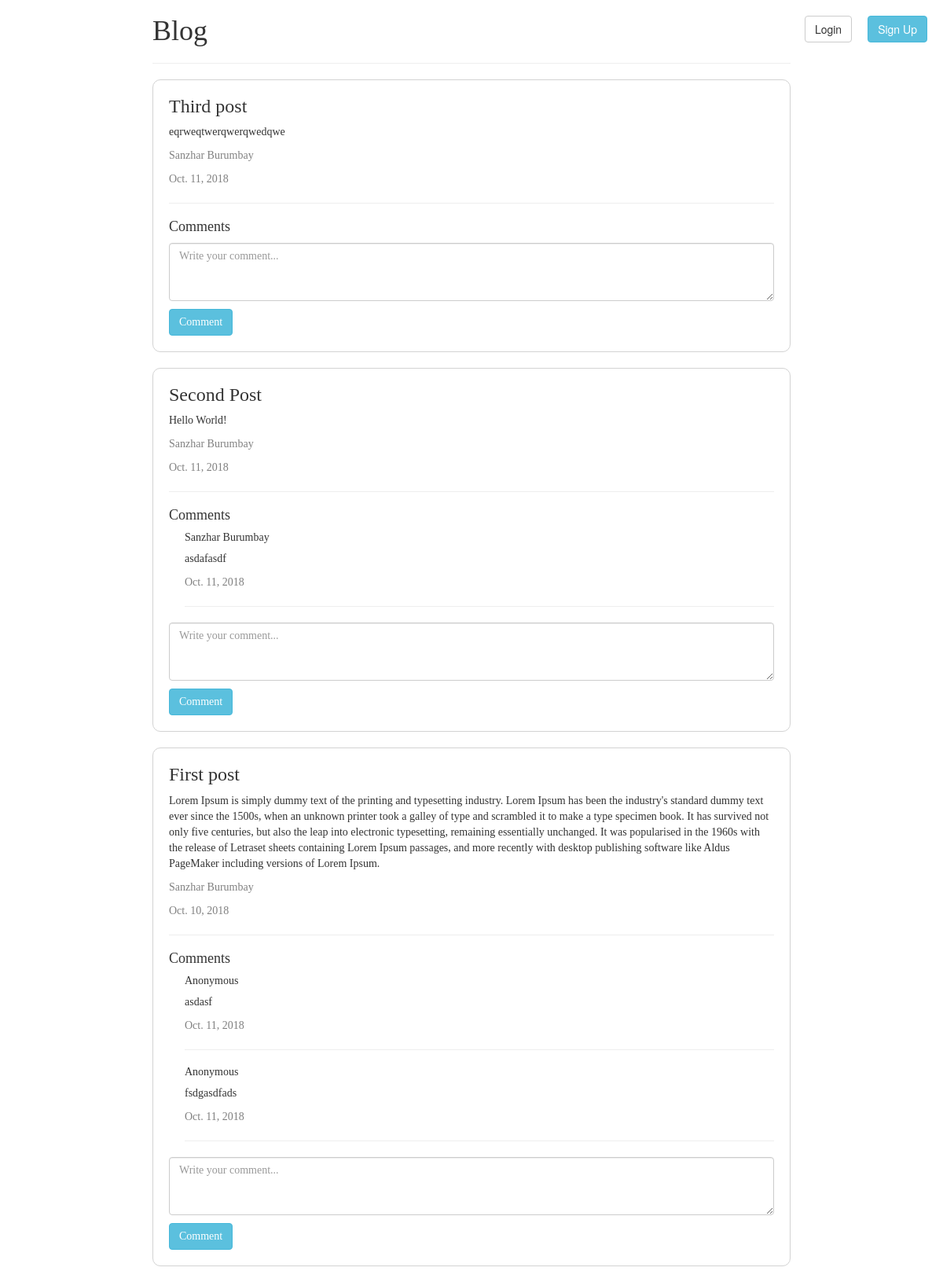
Screenshot of /blog/ with the database file from the repository.
### blogApp/models.py (models this page shows, shortened)
class Post(models.Model) :
    title = models.CharField(max_length = 50)
    content = models.TextField()
    date = models.DateField(auto_now = True)
    author = models.ForeignKey(User, on_delete=models.CASCADE)

class User(models.Model) :
    username = models.CharField(max_length = 20, unique = True)
    password = models.CharField(max_length = 20)
    first_name = models.CharField(max_length = 30, blank=True)
    last_name = models.CharField(max_length = 30, blank=True)

class Comment(models.Model) :
    content = models.TextField()
    date = models.DateField(auto_now = True)
    author = models.ForeignKey(User, on_delete=models.CASCADE)
    post = models.ForeignKey(Post, on_delete=models.CASCADE)

### blogApp/views.py (the view)
# urls.py: 2. Add a URL to urlpatterns:  path('blog/', include('blog.urls'))
def blog (request) :
    if request.session.get('authorized', False) :
        user = User.objects.filter(username = request.session['username'])
        context = {
            'authorized' : True,
            'user' : user[0],
        }
    else :
        context = {
            'authorized' : False,
        }
    queryset = Post.objects.all()
    posts = reversed(list(queryset))
    posts_w_comments = list()
    for post in posts :
        comments = Comment.objects.filter(post = post)
        posts_w_comments.append({ 'post' : post, 'comments' : comments })
    context['posts'] = posts_w_comments
    return render(request, 'blog.html', context)

### blogApp/templates/blog.html (shortened to what this page needs)
{% extends 'base.html' %}
{% block blog %}
<div class="blog">
    <h1>Blog</h1>
    <hr>
    {% for post in posts %}
        <div class="post">
            <h3>{{ post.post.title }}</h3>
            <p>{{ post.post.content }}</p>
            <p class="author">{{ post.post.author.first_name }} {{ post.post.author.last_name }}</p>
            <p class="author">{{ post.post.date }}</p>
            <hr>
            <div class="comments">
                <h4>Comments</h4>
                {% for comment in post.comments %}
                    <div class="comment">
                        <h5>{{ comment.author.first_name }} {{ comment.author.last_name }}</h5>
                        <p>{{ comment.content }}</p>
                        <p class="author">{{ comment.date }}</p>
                        <hr>
                    </div>
                {% endfor %}
                <form action="http://localhost:8000/blog/addComment/" method="post">
                    <textarea class="form-control rounded-0" id="exampleFormControlTextarea2" rows="3"
                                placeholder="Write your comment..." name="comment"></textarea>
                    <button id="marginBottom" type="submit" class="btn btn-info" name="post_id" value="{{ post.post.id }}">Comment</button>
                </form>
            </div>
        </div>
    {% endfor %}
</div>
{% endblock %}

### blogApp/templates/base.html (shortened to what this page needs)
{% load static %}
<!DOCTYPE html>
<html lang="en">
<head>
    <link rel="stylesheet" href="{% static 'css/blog.css' %}">
    <link rel="stylesheet" href="https://maxcdn.bootstrapcdn.com/bootstrap/3.3.7/css/bootstrap.min.css">
</head>
<body>
    <div class="main">
        {% if authorized %}
            <button class="btn btn-info btn-circle btn-xl" id="marginBottom"
                    data-toggle="modal" data-target="#addPostModal">+</button>
            <div id="floatRight">
                <label for="logout">{{ user.first_name }} {{ user.last_name }}</label>
                <a href="http://localhost:8000/blog/auth/logout/" id="logout"
                    class="btn btn-info" role="button">Logout</a>
            </div>
        {% else %}
            <div class="login">
                <button id="floatRight" class="btn btn-info" data-toggle="modal" data-target="#signUpModal">Sign Up</button>
                <button class="btn btn-default" data-toggle="modal" data-target="#loginModal">Login</button>
            </div>
        {% endif %}
        {% block blog %}
        {% endblock %}
    </div>
</body>
</html>

### blogApp/static/css/blog.css (style rules this page uses)
.main { margin: 20px; }
.login { float: right; }
.blog { width: 70%; margin-left: 15%; font-family: "Avenir Next"; }
.post { border: 1px solid lightgray; padding: 0px 20px; border-radius: 10px; display: block; margin-bottom: 20px; }
.author { color: gray; }
.comment { margin-left: 20px; }
#marginBottom { margin-bottom: 20px !important; }
#exampleFormControlTextarea2 { margin-bottom: 10px !important; }
#floatRight { float: right; margin-left: 20px; }

### rows the page displays
Post: post "Third post", post.content "eqrweqtwerqwerqwedqwe", post.author.first_name "Sanzhar", post.author.last_name "Burumbay", post "Oct. 11, 2018", {{ post.post.id }} 3 (drawn)
Post: post "Second Post", post.content "Hello World!", post.author.first_name "Sanzhar", post.author.last_name "Burumbay", post "Oct. 11, 2018", {{ post.post.id }} 2 (drawn)
Comment: author.first_name "Sanzhar", author.last_name "Burumbay", content "asdafasdf", date "Oct. 11, 2018"
Post: post "First post", post.content "Lorem Ipsum is simply dummy text of the printing and typesetting industry. Lorem Ipsum has been the industry's standard dummy text ever since the 1500s, when an unknown printer took a galley of type and scrambled it to make a type specimen book. It has survived not only five centuries, but also the leap into electronic typesetting, remaining essentially unchanged. It was popularised in the 1960s with the release of Letraset sheets containing Lorem Ipsum passages, and more recently with desktop publishing software like Aldus PageMaker including versions of Lorem Ipsum.", post.author.first_name "Sanzhar", post.author.last_name "Burumbay", post "Oct. 10, 2018", {{ post.post.id }} 1 (drawn)
Comment: author.first_name "Anonymous", content "asdasf", date "Oct. 11, 2018"
Comment: author.first_name "Anonymous", content "fsdgasdfads", date "Oct. 11, 2018"
